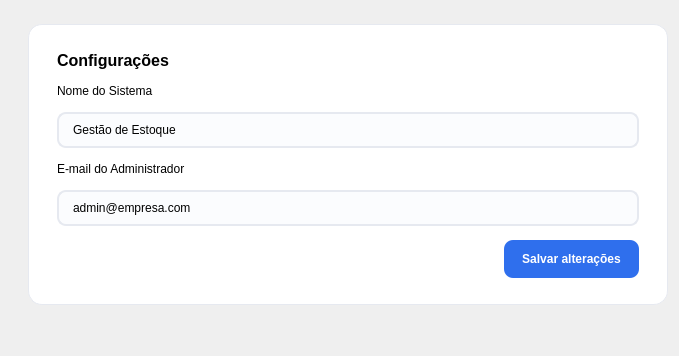
         <widget class="QWidget" name="page_config">
          <layout class="QVBoxLayout" name="configPageLayout">
           <property name="leftMargin">
            <number>28</number>
           </property>
           <property name="topMargin">
            <number>24</number>
           </property>
           <item>
            <widget class="QFrame" name="configFormFrame">
             <property name="minimumSize">
              <size>
               <width>640</width>
               <height>0</height>
              </size>
             </property>
             <property name="maximumSize">
              <size>
               <width>640</width>
               <height>16777215</height>
              </size>
             </property>
             <property name="styleSheet">
              <string notr="true">QFrame#configFormFrame { background-color: #ffffff; border: 1px solid #e6e9f0; border-radius: 14px; }
QLineEdit { border: 1.5px solid #e6e9f0; border-radius: 9px; padding: 8px 12px; background-color: #fbfcfe; }
QLineEdit:focus { border: 1.5px solid #2f6fed; background-color: #ffffff; }</string>
             </property>
             <layout class="QVBoxLayout" name="configFormLayout">
              <property name="leftMargin">
               <number>28</number>
              </property>
              <property name="topMargin">
               <number>26</number>
              </property>
              <property name="rightMargin">
               <number>28</number>
              </property>
              <property name="bottomMargin">
               <number>26</number>
              </property>
              <property name="spacing">
               <number>14</number>
              </property>
              <item>
               <widget class="QLabel" name="configFormTitle">
                <property name="styleSheet">
                 <string notr="true">font-size: 12pt; font-weight: bold;</string>
                </property>
                <property name="text">
                 <string>Configurações</string>
                </property>
               </widget>
              </item>
              <item>
               <widget class="QLabel" name="nomeSistemaLabel">
                <property name="text">
                 <string>Nome do Sistema</string>
                </property>
               </widget>
              </item>
              <item>
               <widget class="QLineEdit" name="nomeSistemaLineEdit">
                <property name="text">
                 <string>Gestão de Estoque</string>
                </property>
               </widget>
              </item>
              <item>
               <widget class="QLabel" name="emailAdminLabel">
                <property name="text">
                 <string>E-mail do Administrador</string>
                </property>
               </widget>
              </item>
              <item>
               <widget class="QLineEdit" name="emailAdminLineEdit">
                <property name="text">
                 <string>admin@empresa.com</string>
                </property>
               </widget>
              </item>
              <item>
               <layout class="QHBoxLayout" name="configActionsLayout">
                <item>
                 <spacer name="configActionsSpacer">
                  <property name="orientation">
                   <enum>Qt::Horizontal</enum>
                  </property>
                  <property name="sizeHint" stdset="0">
                   <size>
                    <width>40</width>
                    <height>20</height>
                   </size>
                  </property>
                 </spacer>
                </item>
                <item>
                 <widget class="QPushButton" name="btnSalvarConfig">
                  <property name="minimumSize">
                   <size>
                    <width>0</width>
                    <height>38</height>
                   </size>
                  </property>
                  <property name="cursor">
                   <cursorShape>PointingHandCursor</cursorShape>
                  </property>
                  <property name="styleSheet">
                   <string notr="true">QPushButton { background-color: #2f6fed; color: #ffffff; border: none; border-radius: 9px; padding: 0 18px; font-weight: bold; }
QPushButton:hover { background-color: #255bc4; }</string>
                  </property>
                  <property name="text">
                   <string>Salvar alterações</string>
                  </property>
                 </widget>
                </item>
               </layout>
              </item>
             </layout>
            </widget>
           </item>
           <item>
            <spacer name="configBottomSpacer">
             <property name="orientation">
              <enum>Qt::Vertical</enum>
             </property>
             <property name="sizeHint" stdset="0">
              <size>
               <width>20</width>
               <height>40</height>
              </size>
             </property>
            </spacer>
           </item>
          </layout>
         </widget>
